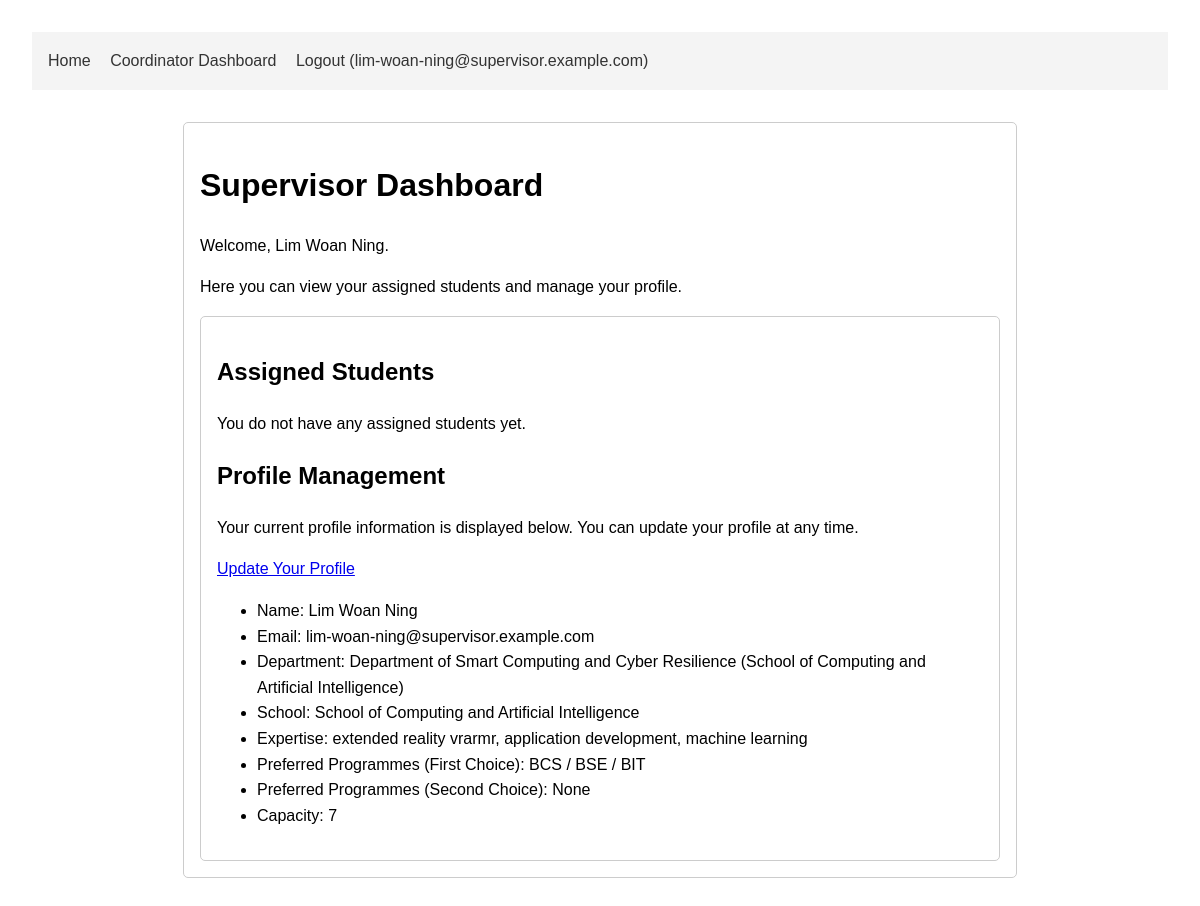
The app's page /dashboards/supervisor/ (signed in) with its own data.
### users/models.py (models this page shows, shortened)
class User(AbstractBaseUser, PermissionsMixin):
    email = models.EmailField(unique=True)
    is_active = models.BooleanField(default=True)
    is_staff = models.BooleanField(default=False)
    date_joined = models.DateTimeField(default=timezone.now)
    full_name = models.CharField(max_length=255, blank=False, null=False)
    USER_TYPE_CHOICES = (
        ('student', 'Student'),
        ('supervisor', 'Supervisor'),
    )
    user_type = models.CharField(max_length=10, choices=USER_TYPE_CHOICES)
    objects = UserManager()
    USERNAME_FIELD = 'email'
    REQUIRED_FIELDS = ['user_type']
    def get_full_name(self):
        return self.full_name or self.email

class SupervisorProfile(models.Model):
    user = models.OneToOneField(settings.AUTH_USER_MODEL, on_delete=models.CASCADE, primary_key=True)
    department = models.ForeignKey(Department, on_delete=models.SET_NULL, null=True, related_name='supervisors')
    school = models.ForeignKey(School, on_delete=models.SET_NULL, null=True, related_name='supervisors')
    expertise = models.TextField(blank=True, null=True)
    preferred_programmes_first_choice = models.ForeignKey(ProgrammePreferenceGroup, on_delete=models.SET_NULL, null=True, related_name='supervisors_first_choice')
    preferred_programmes_second_choice = models.ForeignKey(ProgrammePreferenceGroup, on_delete=models.SET_NULL, null=True, related_name='supervisors_second_choice')
    supervision_capacity = models.PositiveIntegerField(default=0)
    standardised_expertise = models.TextField(blank=True, null=True)
    @property
    def effective_school(self):
        return self.department.school if self.department else self.school if self.school else None

### academics/models.py (models this page shows)
class Department(models.Model):
    name = models.CharField(max_length=100)
    school = models.ForeignKey(School, on_delete=models.CASCADE, related_name='departments', null=True, blank=True)
    faculty = models.ForeignKey(Faculty, on_delete=models.CASCADE, related_name='departments', null=True, blank=True)
    def __str__(self):
        return f"{self.name} ({self.school.name if self.school else self.faculty.name if self.faculty else 'No School or Faculty'})"

class School(models.Model):
    name = models.CharField(max_length=100)
    faculty = models.ForeignKey(Faculty, on_delete=models.CASCADE, related_name='schools', null=True, blank=True)
    def __str__(self):
        return self.name

class ProgrammePreferenceGroup(models.Model):
    name = models.CharField(max_length=100)
    programme = models.ManyToManyField(Programme, blank=True, related_name='preference_groups')
    def __str__(self):
        return f"{self.name}"

### dashboards/views.py (the view)
# urls.py: path('supervisor/', views.supervisor_dashboard_view, name='supervisor_dashboard'),
def supervisor_dashboard_view(request):
    return render(request, 'dashboard/supervisor.html')

### templates/dashboard/supervisor.html (shortened to what this page needs)
{% extends "dashboard/dashboard_base.html" %}
{% block content %}
    <h1>Supervisor Dashboard</h1>
    <p>Welcome, {{ user.get_full_name }}.</p>
    <p>Here you can view your assigned students and manage your profile.</p>
    <div class="container">
        <h2>Assigned Students</h2>
        {% if students %}
            <ul>
                {% for student in students %}
                    <li>{{ student.get_full_name }} - {{ student.project_title }}</li>
                {% endfor %}
            </ul>
        {% else %}
            <p>You do not have any assigned students yet.</p>
        {% endif %}
        <h2>Profile Management</h2>
        <p>Your current profile information is displayed below. You can update your profile at any time.</p>
        <p><a href="{% url 'update_profile' %}">Update Your Profile</a></p>
        <ul>
            <li>Name: {{ user.get_full_name }}</li>
            <li>Email: {{ user.email }}</li>
            {% if user.supervisorprofile.department %}
                <li>Department: {{ user.supervisorprofile.department }}</li>
            {% endif %}
            <li>School: {{ user.supervisorprofile.effective_school }} </li>
            <li>Expertise: {{ user.supervisorprofile.expertise }}</li>
            <li>Preferred Programmes (First Choice): {{ user.supervisorprofile.preferred_programmes_first_choice }}</li>
            <li>Preferred Programmes (Second Choice): {{ user.supervisorprofile.preferred_programmes_second_choice }}</li>
            <li>Capacity: {{ user.supervisorprofile.supervision_capacity }}</li>
        </ul>
{% endblock %}

### templates/base.html (shortened to what this page needs)
<!DOCTYPE html>
<html lang="en">
<head>
</head>
<body>
    <nav>
        <a href="{% url 'home' %}">Home</a>
        {% if user.is_authenticated %}
            {% if user.user_type == 'student' %}
                <a href="{% url 'student_dashboard' %}">Student Dashboard</a>
            {% elif user.user_type == 'supervisor' and user.supervisorprofile.coordinatorprofile %}
                <a href="{% url 'coordinator_dashboard' %}">Coordinator Dashboard</a>
            {% elif user.user_type == 'supervisor' %}
                <a href="{% url 'supervisor_dashboard' %}">Supervisor Dashboard</a>
            {% endif %}
            <form class="logout-form" action="{% url 'logout' %}" method="post">
                <button type="submit" class="logout-button">Logout ({{ user.email }})</button>
            </form>
        {% else %}
            <a href="{% url 'login' %}">Login</a>
        {% endif %}
    </nav>
    <div class="container">
        {% block content %}
        {% endblock %}
    </div>
</body>
</html>

### templates/base.html (style rules this page uses)
body { font-family: sans-serif; line-height: 1.6; margin: 2em; }
.container { max-width: 800px; margin: auto; padding: 1em; border: 1px solid #ccc; border-radius: 5px; }
button { padding: 10px 15px; background-color: #007bff; color: white; border: none; cursor: pointer; border-radius: 4px; }
nav { background: #f4f4f4; padding: 1em; margin-bottom: 2em; }
nav a { margin-right: 15px; text-decoration: none; color: #333; }
.logout-form { display: inline; margin: 0; padding: 0; }
.logout-button { background: none; border: none; padding: 0; font: inherit; color: #333; text-decoration: none; cursor: pointer; margin-right: 15px; }

### records on screen
User: email "lim-woan-ning@supervisor.example.com", get_full_name "Lim Woan Ning", supervisorprofile.department "Department of Smart Computing and Cyber Resilience (School of Computing and Artificial Intelligence)", supervisorprofile.effective_school "School of Computing and Artificial Intelligence", supervisorprofile.expertise "extended reality vrarmr, application development, machine learning", supervisorprofile.preferred_programmes_first_choice "BCS / BSE / BIT", supervisorprofile.preferred_programmes_second_choice "None", supervisorprofile.supervision_capacity "7"
